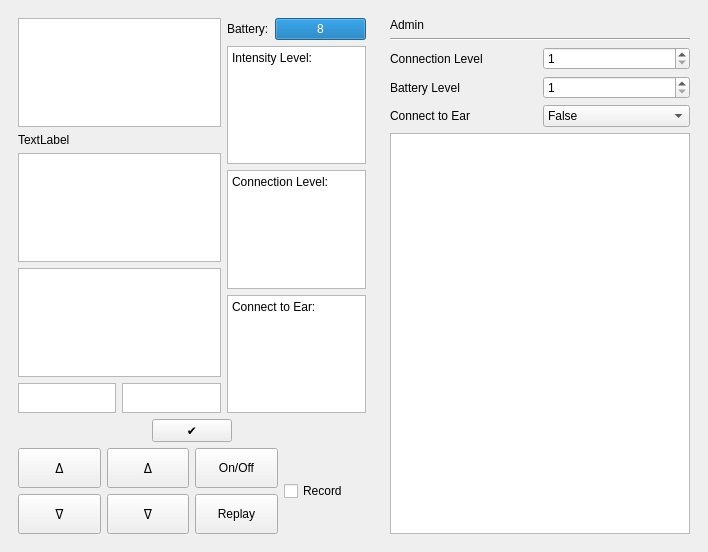
<?xml version="1.0" encoding="UTF-8"?>
<ui version="4.0">
 <class>MainWindow</class>
 <widget class="QMainWindow" name="MainWindow">
  <property name="geometry">
   <rect>
    <x>0</x>
    <y>0</y>
    <width>708</width>
    <height>552</height>
   </rect>
  </property>
  <property name="windowTitle">
   <string>MainWindow</string>
  </property>
  <widget class="QWidget" name="centralwidget">
   <layout class="QHBoxLayout" name="horizontalLayout_7">
    <item>
     <widget class="QWidget" name="oasisWidget" native="true">
      <layout class="QVBoxLayout" name="verticalLayout_10">
       <item>
        <layout class="QVBoxLayout" name="verticalLayout_6">
         <item>
          <layout class="QHBoxLayout" name="horizontalLayout_6">
           <item>
            <layout class="QVBoxLayout" name="verticalLayout_5">
             <item>
              <layout class="QVBoxLayout" name="verticalLayout_3">
               <item>
                <widget class="QGraphicsView" name="programView"/>
               </item>
               <item>
                <widget class="QLabel" name="menuNameLabel">
                 <property name="text">
                  <string>TextLabel</string>
                 </property>
                </widget>
               </item>
               <item>
                <widget class="QListWidget" name="menuScreen"/>
               </item>
               <item>
                <widget class="QGraphicsView" name="sessionView"/>
               </item>
              </layout>
             </item>
             <item>
              <layout class="QHBoxLayout" name="horizontalLayout_4">
               <item>
                <widget class="QTextBrowser" name="sessionText">
                 <property name="sizePolicy">
                  <sizepolicy hsizetype="Expanding" vsizetype="Preferred">
                   <horstretch>0</horstretch>
                   <verstretch>0</verstretch>
                  </sizepolicy>
                 </property>
                 <property name="maximumSize">
                  <size>
                   <width>16777215</width>
                   <height>30</height>
                  </size>
                 </property>
                </widget>
               </item>
               <item>
                <widget class="QTextBrowser" name="modeText">
                 <property name="sizePolicy">
                  <sizepolicy hsizetype="Expanding" vsizetype="Preferred">
                   <horstretch>0</horstretch>
                   <verstretch>0</verstretch>
                  </sizepolicy>
                 </property>
                 <property name="maximumSize">
                  <size>
                   <width>16777215</width>
                   <height>30</height>
                  </size>
                 </property>
                </widget>
               </item>
              </layout>
             </item>
            </layout>
           </item>
           <item>
            <layout class="QVBoxLayout" name="verticalLayout_4">
             <item>
              <layout class="QHBoxLayout" name="horizontalLayout">
               <item>
                <widget class="QLabel" name="batteryLabel">
                 <property name="text">
                  <string>Battery:</string>
                 </property>
                </widget>
               </item>
               <item>
                <widget class="QProgressBar" name="batteryBar">
                 <property name="minimum">
                  <number>1</number>
                 </property>
                 <property name="maximum">
                  <number>8</number>
                 </property>
                 <property name="value">
                  <number>8</number>
                 </property>
                 <property name="format">
                  <string>%v</string>
                 </property>
                </widget>
               </item>
              </layout>
             </item>
             <item>
              <widget class="QTextBrowser" name="intensityText">
               <property name="html">
                <string>&lt;!DOCTYPE HTML PUBLIC &quot;-//W3C//DTD HTML 4.0//EN&quot; &quot;http://www.w3.org/TR/REC-html40/strict.dtd&quot;&gt;
&lt;html&gt;&lt;head&gt;&lt;meta name=&quot;qrichtext&quot; content=&quot;1&quot; /&gt;&lt;style type=&quot;text/css&quot;&gt;
p, li { white-space: pre-wrap; }
&lt;/style&gt;&lt;/head&gt;&lt;body style=&quot; font-family:'Noto Sans'; font-size:9pt; font-weight:400; font-style:normal;&quot;&gt;
&lt;p style=&quot; margin-top:0px; margin-bottom:0px; margin-left:0px; margin-right:0px; -qt-block-indent:0; text-indent:0px;&quot;&gt;Intensity Level:&lt;/p&gt;
&lt;p style=&quot;-qt-paragraph-type:empty; margin-top:0px; margin-bottom:0px; margin-left:0px; margin-right:0px; -qt-block-indent:0; text-indent:0px;&quot;&gt;&lt;br /&gt;&lt;/p&gt;&lt;/body&gt;&lt;/html&gt;</string>
               </property>
              </widget>
             </item>
             <item>
              <widget class="QTextBrowser" name="connectionText">
               <property name="html">
                <string>&lt;!DOCTYPE HTML PUBLIC &quot;-//W3C//DTD HTML 4.0//EN&quot; &quot;http://www.w3.org/TR/REC-html40/strict.dtd&quot;&gt;
&lt;html&gt;&lt;head&gt;&lt;meta name=&quot;qrichtext&quot; content=&quot;1&quot; /&gt;&lt;style type=&quot;text/css&quot;&gt;
p, li { white-space: pre-wrap; }
&lt;/style&gt;&lt;/head&gt;&lt;body style=&quot; font-family:'Noto Sans'; font-size:9pt; font-weight:400; font-style:normal;&quot;&gt;
&lt;p style=&quot; margin-top:0px; margin-bottom:0px; margin-left:0px; margin-right:0px; -qt-block-indent:0; text-indent:0px;&quot;&gt;Connection Level:&lt;/p&gt;
&lt;p style=&quot;-qt-paragraph-type:empty; margin-top:0px; margin-bottom:0px; margin-left:0px; margin-right:0px; -qt-block-indent:0; text-indent:0px;&quot;&gt;&lt;br /&gt;&lt;/p&gt;&lt;/body&gt;&lt;/html&gt;</string>
               </property>
              </widget>
             </item>
             <item>
              <widget class="QTextBrowser" name="connectToEarText">
               <property name="html">
                <string>&lt;!DOCTYPE HTML PUBLIC &quot;-//W3C//DTD HTML 4.0//EN&quot; &quot;http://www.w3.org/TR/REC-html40/strict.dtd&quot;&gt;
&lt;html&gt;&lt;head&gt;&lt;meta name=&quot;qrichtext&quot; content=&quot;1&quot; /&gt;&lt;style type=&quot;text/css&quot;&gt;
p, li { white-space: pre-wrap; }
&lt;/style&gt;&lt;/head&gt;&lt;body style=&quot; font-family:'Noto Sans'; font-size:9pt; font-weight:400; font-style:normal;&quot;&gt;
&lt;p style=&quot; margin-top:0px; margin-bottom:0px; margin-left:0px; margin-right:0px; -qt-block-indent:0; text-indent:0px;&quot;&gt;Connect to Ear: &lt;/p&gt;
&lt;p style=&quot;-qt-paragraph-type:empty; margin-top:0px; margin-bottom:0px; margin-left:0px; margin-right:0px; -qt-block-indent:0; text-indent:0px;&quot;&gt;&lt;br /&gt;&lt;/p&gt;&lt;/body&gt;&lt;/html&gt;</string>
               </property>
              </widget>
             </item>
            </layout>
           </item>
          </layout>
         </item>
         <item>
          <layout class="QHBoxLayout" name="horizontalLayout_5">
           <item>
            <spacer name="horizontalSpacer">
             <property name="orientation">
              <enum>Qt::Horizontal</enum>
             </property>
             <property name="sizeHint" stdset="0">
              <size>
               <width>40</width>
               <height>20</height>
              </size>
             </property>
            </spacer>
           </item>
           <item>
            <widget class="QPushButton" name="checkButton">
             <property name="text">
              <string>✔</string>
             </property>
            </widget>
           </item>
           <item>
            <spacer name="horizontalSpacer_2">
             <property name="orientation">
              <enum>Qt::Horizontal</enum>
             </property>
             <property name="sizeHint" stdset="0">
              <size>
               <width>40</width>
               <height>20</height>
              </size>
             </property>
            </spacer>
           </item>
          </layout>
         </item>
        </layout>
       </item>
       <item>
        <layout class="QHBoxLayout" name="horizontalLayout_2">
         <item>
          <layout class="QVBoxLayout" name="verticalLayout_2">
           <item>
            <widget class="QPushButton" name="upButton">
             <property name="minimumSize">
              <size>
               <width>0</width>
               <height>40</height>
              </size>
             </property>
             <property name="text">
              <string>ᐃ</string>
             </property>
             <property name="autoDefault">
              <bool>false</bool>
             </property>
            </widget>
           </item>
           <item>
            <widget class="QPushButton" name="downButton">
             <property name="minimumSize">
              <size>
               <width>0</width>
               <height>40</height>
              </size>
             </property>
             <property name="text">
              <string>ᐁ</string>
             </property>
            </widget>
           </item>
          </layout>
         </item>
         <item>
          <layout class="QVBoxLayout" name="verticalLayout_7">
           <item>
            <widget class="QPushButton" name="intensityUpButton">
             <property name="minimumSize">
              <size>
               <width>0</width>
               <height>40</height>
              </size>
             </property>
             <property name="text">
              <string>ᐃ</string>
             </property>
             <property name="autoDefault">
              <bool>false</bool>
             </property>
            </widget>
           </item>
           <item>
            <widget class="QPushButton" name="intensityDownButton">
             <property name="minimumSize">
              <size>
               <width>0</width>
               <height>40</height>
              </size>
             </property>
             <property name="text">
              <string>ᐁ</string>
             </property>
            </widget>
           </item>
          </layout>
         </item>
         <item>
          <layout class="QVBoxLayout" name="verticalLayout_8">
           <item>
            <widget class="QPushButton" name="powerButton">
             <property name="minimumSize">
              <size>
               <width>0</width>
               <height>40</height>
              </size>
             </property>
             <property name="text">
              <string>On/Off</string>
             </property>
            </widget>
           </item>
           <item>
            <widget class="QPushButton" name="pushButtonReplay">
             <property name="minimumSize">
              <size>
               <width>0</width>
               <height>40</height>
              </size>
             </property>
             <property name="text">
              <string>Replay</string>
             </property>
            </widget>
           </item>
          </layout>
         </item>
         <item>
          <layout class="QVBoxLayout" name="verticalLayout_9">
           <item>
            <widget class="QCheckBox" name="checkBoxRecord">
             <property name="text">
              <string>Record</string>
             </property>
            </widget>
           </item>
          </layout>
         </item>
        </layout>
       </item>
      </layout>
     </widget>
    </item>
    <item>
     <widget class="QWidget" name="adminWidget" native="true">
      <layout class="QVBoxLayout" name="verticalLayout">
       <item>
        <widget class="QLabel" name="label">
         <property name="text">
          <string>Admin</string>
         </property>
        </widget>
       </item>
       <item>
        <widget class="Line" name="line">
         <property name="orientation">
          <enum>Qt::Horizontal</enum>
         </property>
        </widget>
       </item>
       <item>
        <layout class="QGridLayout" name="gridLayout">
         <item row="1" column="0">
          <widget class="QLabel" name="batteryLevelLabel">
           <property name="text">
            <string>Battery Level</string>
           </property>
          </widget>
         </item>
         <item row="0" column="0">
          <widget class="QLabel" name="connectionLevelLabel">
           <property name="text">
            <string>Connection Level</string>
           </property>
          </widget>
         </item>
         <item row="2" column="0">
          <widget class="QLabel" name="connectToLabel">
           <property name="text">
            <string>Connect to Ear</string>
           </property>
          </widget>
         </item>
         <item row="0" column="1">
          <widget class="QSpinBox" name="connectionLevelSpin">
           <property name="minimum">
            <number>1</number>
           </property>
           <property name="maximum">
            <number>8</number>
           </property>
          </widget>
         </item>
         <item row="1" column="1">
          <widget class="QSpinBox" name="batteryLevelSpin">
           <property name="minimum">
            <number>1</number>
           </property>
           <property name="maximum">
            <number>8</number>
           </property>
          </widget>
         </item>
         <item row="2" column="1">
          <widget class="QComboBox" name="ConnectToEarAdminBox">
           <item>
            <property name="text">
             <string>False</string>
            </property>
           </item>
           <item>
            <property name="text">
             <string>True</string>
            </property>
           </item>
          </widget>
         </item>
        </layout>
       </item>
       <item>
        <widget class="QTextBrowser" name="textBrowser">
         <property name="minimumSize">
          <size>
           <width>300</width>
           <height>0</height>
          </size>
         </property>
        </widget>
       </item>
      </layout>
     </widget>
    </item>
   </layout>
  </widget>
 </widget>
 <resources/>
 <connections/>
</ui>
